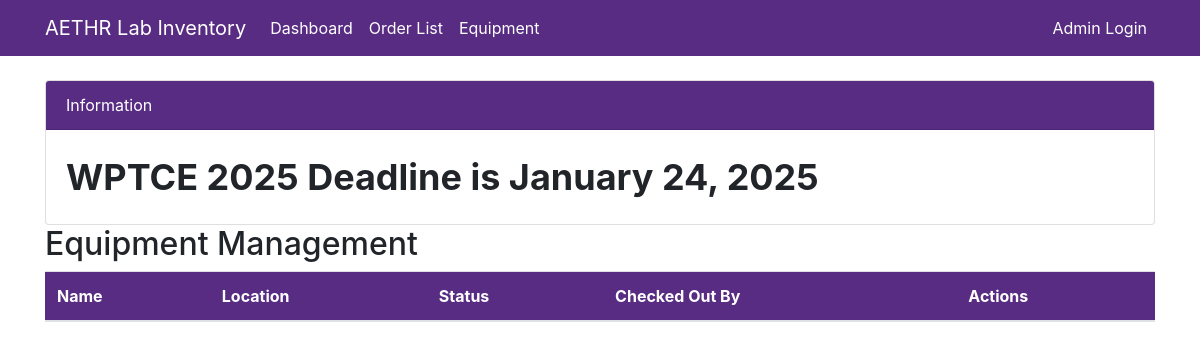
Before: /equipment/ with the older database file.
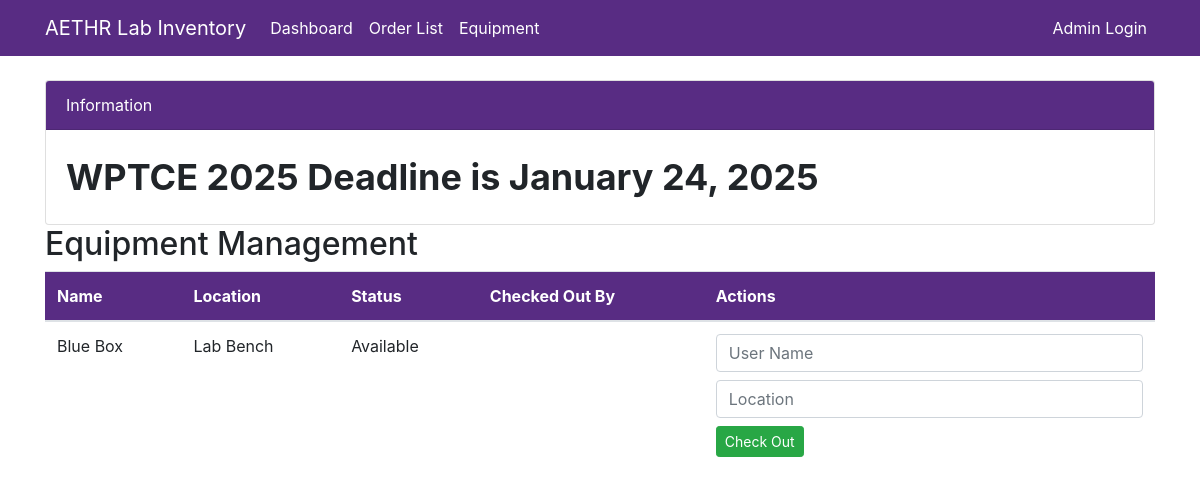
After: the same page with the newer database file.
### dashboard/models.py (models this page shows, shortened)
class Product(models.Model):
    name = models.CharField(max_length=200, null=True)
    package = models.CharField(max_length=20, choices=PACKAGE, null=True)
    category = models.CharField(max_length=50, choices=CATEGORY, null=True)
    quantity = models.PositiveIntegerField(null=True)
    location = models.CharField(max_length=20, null=True)
    link = models.URLField(max_length=500, null=True, blank=True)  # New field for item links

### dashboard/views.py (the view)
# urls.py: path('equipment/', views.equipment_page, name='equipment_page'),
def equipment_page(request):
    equipment_items = Product.objects.filter(category='Equipment')
    if request.method == 'POST':
        form = EquipmentCheckoutForm(request.POST)
        if form.is_valid():
            form.save()
            return redirect('equipment_page')
    else:
        form = EquipmentCheckoutForm()
    checkouts = EquipmentCheckout.objects.filter(checked_in_at__isnull=True)
    checked_out_ids = checkouts.values_list('equipment_id', flat=True)
    context = {
        'equipment_items': equipment_items,
        'checkouts': checkouts,
        'checked_out_ids': list(checked_out_ids),
        'form': form,
    }
    return render(request, 'dashboard/equipment.html', context)

### dashboard/forms.py
class EquipmentCheckoutForm(forms.ModelForm):
    class Meta:
        model = EquipmentCheckout
        fields = ['equipment', 'user', 'location']

### dashboard/context_processors.py (called while the page is built)
def marquee_text_processor(request):
    marquee_text = MarqueeText.objects.first()
    return {'marquee_text': marquee_text}

### templates/dashboard/equipment.html (shortened to what this page needs)
{% extends 'partials/base.html' %}
{% block content %}
<div class="container">
    <h2>Equipment Management</h2>
    <table class="table bg-white">
        <thead class="custom-navbar">
            <tr class="text-white">
                <th scope="col">Name</th>
                <th scope="col">Location</th>
                <th scope="col">Status</th>
                <th scope="col">Checked Out By</th>
                <th scope="col">Actions</th>
            </tr>
        </thead>
        <tbody>
            {% for equipment in equipment_items %}
            <tr>
                <td>{{ equipment.name }}</td>
                <td>{{ equipment.location }}</td>
                <td>
                    {% if equipment.id in checked_out_ids %}
                    Checked Out
                    {% else %}
                    Available
                    {% endif %}
                </td>
                <td>
                </td>
                <td>
                    {% if equipment.id in checked_out_ids %}
                    {% for checkout in checkouts %}
                        {% if checkout.equipment.id == equipment.id %}
                        <form method="POST" action="{% url 'checkin_equipment' checkout.id %}">
                            {% csrf_token %}
                            <button type="submit" class="btn btn-danger btn-sm">Check In</button>
                        </form>
                        {% endif %}
                    {% endfor %}
                    {% else %}
                    <form method="POST" action="{% url 'checkout_equipment' %}">
                        <input type="text" name="user" placeholder="User Name" class="form-control mb-2">
                        <input type="text" name="location" placeholder="Location" class="form-control mb-2">
                        <button type="submit" class="btn btn-success btn-sm">Check Out</button>
                    </form>
                    {% endif %}
                </td>
            </tr>
            {% endfor %}
        </tbody>
    </table>
</div>
{% endblock %}

Changed rows visible on the page:
added Product: name "Blue Box", location "Lab Bench", shows "Available"
